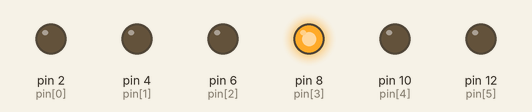
Simulated run of this sketch. Board: Arduino Uno, built with avr-gcc and run on an emulated ATmega328P. Parts: output pins drawn as LEDs (lit = HIGH).

Above: at 1.5 s.
At 9.5 s:
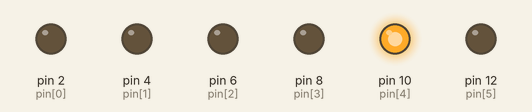
At 15.0 s:
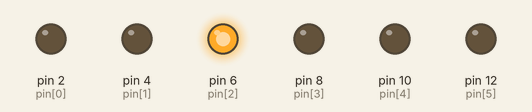
At 21.5 s:
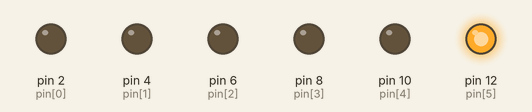
At 29.0 s:
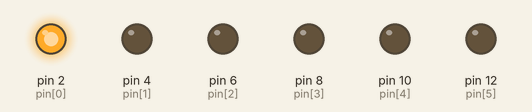
At 38.0 s:
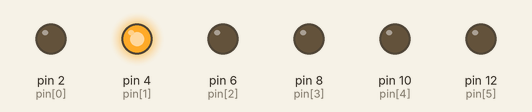
Timing chart, 0 to 42.9 s (numbered marks = the images above):
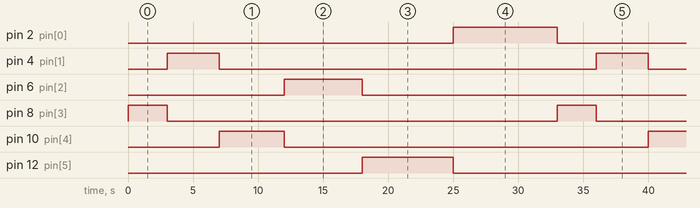

The sketch:

shortest_job_first.ino
```cpp
// Jazmin Joy M. Fullante BSCpE 4A
// CPE 411 Embedded System
// Activity 6 - Embedded Operating System
// Shortest Job First

int led1 = 2;  // The color RED is the LED 1
int led2 = 4;  // The color ORANGE is the LED 2
int led3 = 6;  // The color YELLOW is the LED 3
int led4 = 8;  // The color GREEN is the LED 4
int led5 = 10; // The color BLUE is the LED 5
int led6 = 12; // The color WHITE is the LED 6

void setup() {
        /*
     	 * Set the digital pins 2, 4, 6, 8, 10, and 12 as OUTPUT,
    	 * so a high power level can be outputed to the
     	 * respective pins.
    	 */
	pinMode(2, OUTPUT);
	pinMode(4, OUTPUT);
	pinMode(6, OUTPUT);
	pinMode(8, OUTPUT);
	pinMode(10, OUTPUT);
	pinMode(12, OUTPUT);
}

void loop() {
	sjf(); //calling the function for shortest job first
}

void sjf()
{
	int pin[6] = {2, 4, 6, 8, 10, 12};
	int time[6] = {8000, 4000, 6000, 3000, 5000, 7000};
	/*
         * A set of array in sjf function
         * Digital pin 2 has a time delay of 8000 millisecond(s)
         * Digital pin 4 has a time delay of 4000 millisecond(s)
         * Digital pin 6 has a time delay of 6000 millisecond(s)
         * Digital pin 8 has a time delay of 3000 millisecond(s)
         * Digital pin 10 has a time delay of 5000 millisecond(s)
  	 * Digital pin 12 has a time delay of 7000 millisecond(s)
         */

	int temp; // Temporary value used in swapping

	for (int i = 0; i < 6; i++) {
    		for (int j = 0; j < 6; j++) {
      			if (time[i] < time[j]) {
      			temp = time[i];
        		time[i] = time[j];
        		time[j] = temp;

        		temp = pin[i];
        		pin[i] = pin[j];
        		pin[j] = temp;
      		}
    	}
} // After executing this loop, the time and digital pin arrays will be sorted in ascending order

	int count = 0; // Used to identify the element of time array
  	while (count != 6) {
  		digitalWrite(pin[count], HIGH); // Turn on the LED by making the voltage HIGH
   		delay(time[count]);
    		digitalWrite(pin[count], LOW); // Turn off the LED by making the voltage LOW
    		count++;
  	} // Executes shortest job first
}
```

Measured:
- by itself, pin 2 (pin[0]): alternates HIGH for 8.0 s and LOW for 25.0 s
- by itself, pin 4 (pin[1]): alternates HIGH for 4.0 s and LOW for 29.0 s
- by itself, pin 6 (pin[2]): alternates HIGH for 6.0 s and LOW for 27.0 s
- by itself, pin 8 (pin[3]): alternates HIGH for 3.0 s and LOW for 30.0 s
- by itself, pin 10 (pin[4]): alternates HIGH for 5.0 s and LOW for 28.0 s
- by itself, pin 12 (pin[5]): alternates HIGH for 7.0 s and LOW for 26.0 s
